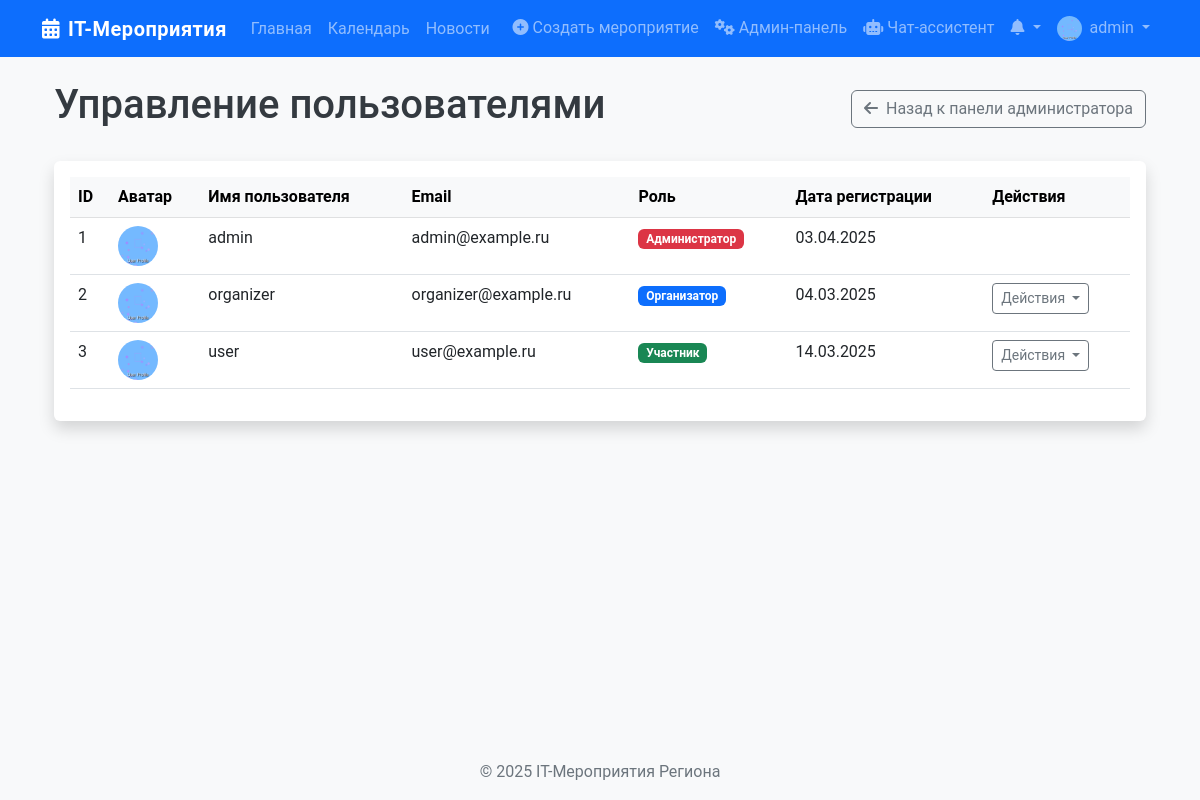
The page /admin/admin/users (signed in) on the database its author committed.
### app/models/user.py (models this page shows, shortened)
class User(db.Model, UserMixin):
    id = db.Column(db.Integer, primary_key=True)
    username = db.Column(db.String(50), unique=True, nullable=False)
    email = db.Column(db.String(120), unique=True, nullable=False)
    password = db.Column(db.String(60), nullable=False)
    role = db.Column(db.String(20), default=UserRole.PARTICIPANT.value)
    profile_image = db.Column(db.String(20), default='default.jpg')
    created_at = db.Column(db.DateTime, default=datetime.utcnow)
    organized_events = db.relationship('Event', back_populates='organizer')
    applications = db.relationship('EventApplication', back_populates='user')
    achievements = db.relationship('Achievement', secondary=user_achievements,
                                   backref=db.backref('users', lazy='dynamic'))
    event_achievements = db.relationship('UserEventAchievement', back_populates='user')
    organizer_achievements = db.relationship('UserOrganizerAchievement', back_populates='user')
    def is_admin(self):
        return self.role == UserRole.ADMIN.value
    def is_organizer(self):
        return self.role == UserRole.ORGANIZER.value or self.role == UserRole.ADMIN.value

### app/routes/admin.py (the view)
@admin.route('/admin/users')
@login_required
@admin_required
def manage_users():
    users = User.query.all()
    return render_template('admin/manage_users.html',
                          title='Управление пользователями',
                          users=users)

### app/__init__.py (called while the page is built)
@login_manager.user_loader
def load_user(user_id):
    return User.query.get(int(user_id))

### app/utils/helpers.py (called while the page is built)
def admin_required(f):
    @wraps(f)
    def decorated_function(*args, **kwargs):
        if not current_user.is_admin():
            flash('У вас нет прав для доступа к этой странице', 'danger')
            return redirect(url_for('main.index'))
        return f(*args, **kwargs)
    return decorated_function

### app/templates/admin/manage_users.html (shortened to what this page needs)
{% extends "layout/base.html" %}
{% block content %}
<div class="container">
    <div class="d-flex justify-content-between align-items-center mb-4">
        <h1>Управление пользователями</h1>
        <a href="{{ url_for('admin.admin_dashboard') }}" class="btn btn-outline-secondary">
            <i class="fas fa-arrow-left me-1"></i> Назад к панели администратора
        </a>
    </div>
    <div class="card shadow">
        <div class="card-body">
            {% if users %}
                <div class="table-responsive">
                    <table class="table table-hover">
                        <thead class="table-light">
                            <tr>
                                <th>ID</th>
                                <th>Аватар</th>
                                <th>Имя пользователя</th>
                                <th>Email</th>
                                <th>Роль</th>
                                <th>Дата регистрации</th>
                                <th>Действия</th>
                            </tr>
                        </thead>
                        <tbody>
                            {% for user in users %}
                                <tr>
                                    <td>{{ user.id }}</td>
                                    <td>
                                        <img src="{{ url_for('static', filename='img/profile_pics/' + user.profile_image) }}"
                                             alt="{{ user.username }}" class="rounded-circle" style="width: 40px; height: 40px;">
                                    </td>
                                    <td>{{ user.username }}</td>
                                    <td>{{ user.email }}</td>
                                    <td>
                                        <span class="badge {% if user.role == 'admin' %}bg-danger{% elif user.role == 'organizer' %}bg-primary{% else %}bg-success{% endif %}">
                                            {{ {'participant': 'Участник', 'organizer': 'Организатор', 'admin': 'Администратор'}[user.role] }}
                                        </span>
                                    </td>
                                    <td>{{ user.created_at.strftime('%d.%m.%Y') }}</td>
                                    <td>
                                        {% if user.role != 'admin' or current_user.id != user.id %}
                                            <div class="dropdown">
                                                <button class="btn btn-sm btn-outline-secondary dropdown-toggle" type="button" data-bs-toggle="dropdown">
                                                    Действия
                                                </button>
                                            </div>
                                        {% endif %}
                                    </td>
                                </tr>
                            {% endfor %}
                        </tbody>
                    </table>
                </div>
            {% else %}
                <div class="alert alert-info">
                    <i class="fas fa-info-circle me-2"></i>Нет зарегистрированных пользователей.
                </div>
            {% endif %}
        </div>
    </div>
</div>
{% endblock %}

### app/templates/layout/base.html (shortened to what this page needs)
<!DOCTYPE html>
<html lang="ru">
<head>
    <link href="https://cdn.jsdelivr.net/npm/bootstrap@5.2.3/dist/css/bootstrap.min.css" rel="stylesheet">
    <link rel="stylesheet" href="https://cdnjs.cloudflare.com/ajax/libs/font-awesome/6.1.1/css/all.min.css">
    <link rel="stylesheet" href="{{ url_for('static', filename='css/main.css') }}">
</head>
<body>
    <nav class="navbar navbar-expand-lg navbar-dark bg-primary sticky-top">
        <div class="container">
            <a class="navbar-brand" href="{{ url_for('main.index') }}">
                <i class="fas fa-calendar-alt me-2"></i>IT-Мероприятия
            </a>
            <div class="collapse navbar-collapse" id="navbarNavAltMarkup">
                <div class="navbar-nav">
                    <a class="nav-link" href="{{ url_for('main.index') }}">Главная</a>
                    <a class="nav-link" href="{{ url_for('main.calendar_view') }}">Календарь</a>
                    <a class="nav-link" href="{{ url_for('main.news_list') }}">Новости</a>
                </div>
                <div class="navbar-nav ms-auto">
                    {% if current_user.is_authenticated %}
                        {% if current_user.is_organizer() %}
                            <a class="nav-link" href="{{ url_for('events.create_event') }}">
                                <i class="fas fa-plus-circle me-1"></i>Создать мероприятие
                            </a>
                        {% endif %}
                        {% if current_user.is_admin() %}
                            <a class="nav-link" href="{{ url_for('admin.admin_dashboard') }}">
                                <i class="fas fa-cogs me-1"></i>Админ-панель
                            </a>
                        {% endif %}
                        {% if current_user.is_admin() or current_user.is_organizer() %}
                            <a class="nav-link" href="{{ url_for('chatbot.chatbot_page') }}">
                                <i class="fas fa-robot me-1"></i>Чат-ассистент
                            </a>
                        {% endif %}
                        <div class="nav-item dropdown">
                            <a class="nav-link dropdown-toggle position-relative" href="#" id="notificationsDropdown" role="button" data-bs-toggle="dropdown">
                                <i class="fas fa-bell"></i>
                            </a>
                        </div>
                        <div class="nav-item dropdown">
                            <a class="nav-link dropdown-toggle" href="#" id="userDropdown" role="button" data-bs-toggle="dropdown">
                                <img src="{{ url_for('static', filename='img/profile_pics/' + current_user.profile_image) }}" alt="Аватар" class="rounded-circle me-1" style="width: 25px; height: 25px;">
                                {{ current_user.username }}
                            </a>
                        </div>
                    {% else %}
                        <a class="nav-link" href="{{ url_for('auth.login') }}">Вход</a>
                        <a class="nav-link" href="{{ url_for('auth.register') }}">Регистрация</a>
                    {% endif %}
                </div>
            </div>
        </div>
    </nav>
    <main class="container my-4">
        {% block content %}{% endblock %}
    </main>
    <footer class="footer bg-light py-3 mt-5">
        <div class="container text-center">
            <span class="text-muted">© 2025 IT-Мероприятия Региона</span>
        </div>
    </footer>
</body>
</html>

### app/static/css/main.css (style rules this page uses)
body { font-family: 'Roboto', sans-serif; background-color: #f8f9fa; color: #343a40; min-height: 100vh; display: flex; flex-direction: column; }
main { flex: 1; }
.footer { margin-top: auto; }
.navbar-brand { font-weight: 700; letter-spacing: 0.5px; }
.card { border: none; transition: transform 0.3s, box-shadow 0.3s; }

### rows shown on the page
User: profile_image (placeholder picture), username "admin", id "1", email "admin@example.ru", role "Администратор", created_at "03.04.2025"
User: id "2", profile_image (placeholder picture), username "organizer", email "organizer@example.ru", role "Организатор", created_at "04.03.2025"
User: id "3", profile_image (placeholder picture), username "user", email "user@example.ru", role "Участник", created_at "14.03.2025"
